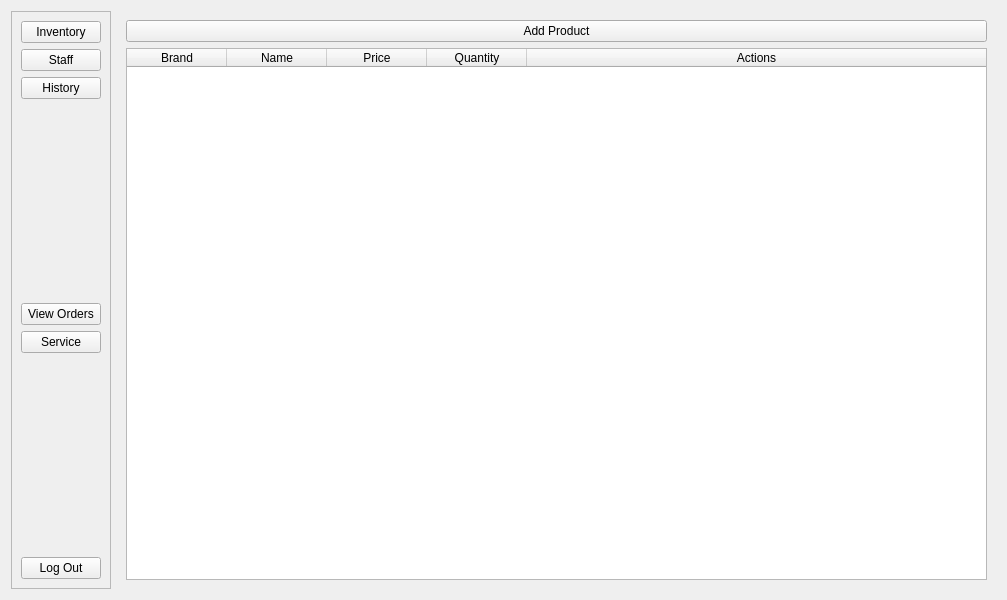
<?xml version="1.0" encoding="UTF-8"?>
<ui version="4.0">
 <class>AdminPage</class>
 <widget class="QWidget" name="AdminPage">
  <property name="geometry">
   <rect>
    <x>0</x>
    <y>0</y>
    <width>1007</width>
    <height>600</height>
   </rect>
  </property>
  <property name="windowTitle">
   <string>Admin Page</string>
  </property>
  <layout class="QHBoxLayout" name="horizontalLayout">
   <item>
    <widget class="QFrame" name="frame">
     <property name="frameShape">
      <enum>QFrame::StyledPanel</enum>
     </property>
     <property name="frameShadow">
      <enum>QFrame::Raised</enum>
     </property>
     <layout class="QVBoxLayout" name="verticalLayout">
      <item>
       <widget class="QPushButton" name="inventory">
        <property name="text">
         <string>Inventory</string>
        </property>
       </widget>
      </item>
      <item>
       <widget class="QPushButton" name="staff">
        <property name="text">
         <string>Staff</string>
        </property>
       </widget>
      </item>
      <item>
       <widget class="QPushButton" name="history">
        <property name="text">
         <string>History</string>
        </property>
       </widget>
      </item>
      <item>
       <spacer name="verticalSpacer_2">
        <property name="orientation">
         <enum>Qt::Vertical</enum>
        </property>
        <property name="sizeHint" stdset="0">
         <size>
          <width>20</width>
          <height>40</height>
         </size>
        </property>
       </spacer>
      </item>
      <item>
       <widget class="QPushButton" name="viewOrder">
        <property name="text">
         <string>View Orders</string>
        </property>
       </widget>
      </item>
      <item>
       <widget class="QPushButton" name="service">
        <property name="text">
         <string>Service</string>
        </property>
       </widget>
      </item>
      <item>
       <spacer name="verticalSpacer">
        <property name="orientation">
         <enum>Qt::Vertical</enum>
        </property>
        <property name="sizeHint" stdset="0">
         <size>
          <width>20</width>
          <height>40</height>
         </size>
        </property>
       </spacer>
      </item>
      <item>
       <widget class="QPushButton" name="logOut">
        <property name="text">
         <string>Log Out</string>
        </property>
       </widget>
      </item>
     </layout>
    </widget>
   </item>
   <item>
    <widget class="QStackedWidget" name="stackedWidget">
     <property name="currentIndex">
      <number>0</number>
     </property>
     <widget class="QWidget" name="page">
      <layout class="QVBoxLayout" name="verticalLayout_2">
       <item>
        <widget class="QPushButton" name="addProduct">
         <property name="text">
          <string>Add Product</string>
         </property>
        </widget>
       </item>
       <item>
        <widget class="QTableWidget" name="inventoryTable">
         <property name="editTriggers">
          <set>QAbstractItemView::NoEditTriggers</set>
         </property>
         <property name="cornerButtonEnabled">
          <bool>false</bool>
         </property>
         <attribute name="horizontalHeaderShowSortIndicator" stdset="0">
          <bool>false</bool>
         </attribute>
         <attribute name="horizontalHeaderStretchLastSection">
          <bool>true</bool>
         </attribute>
         <attribute name="verticalHeaderVisible">
          <bool>false</bool>
         </attribute>
         <column>
          <property name="text">
           <string>Brand</string>
          </property>
         </column>
         <column>
          <property name="text">
           <string>Name</string>
          </property>
         </column>
         <column>
          <property name="text">
           <string>Price</string>
          </property>
         </column>
         <column>
          <property name="text">
           <string>Quantity</string>
          </property>
         </column>
         <column>
          <property name="text">
           <string>Actions</string>
          </property>
         </column>
        </widget>
       </item>
      </layout>
     </widget>
     <widget class="QWidget" name="page_2">
      <layout class="QVBoxLayout" name="verticalLayout_3">
       <item>
        <widget class="QPushButton" name="addStaff">
         <property name="text">
          <string>Add Staff Member</string>
         </property>
        </widget>
       </item>
       <item>
        <widget class="QTableWidget" name="staffTable">
         <property name="editTriggers">
          <set>QAbstractItemView::NoEditTriggers</set>
         </property>
         <attribute name="horizontalHeaderStretchLastSection">
          <bool>true</bool>
         </attribute>
         <attribute name="verticalHeaderVisible">
          <bool>false</bool>
         </attribute>
         <column>
          <property name="text">
           <string>First Name</string>
          </property>
         </column>
         <column>
          <property name="text">
           <string>Last Name</string>
          </property>
         </column>
         <column>
          <property name="text">
           <string>Mobile Number</string>
          </property>
         </column>
         <column>
          <property name="text">
           <string>Address</string>
          </property>
         </column>
         <column>
          <property name="text">
           <string>Date Hired</string>
          </property>
         </column>
         <column>
          <property name="text">
           <string>Actions</string>
          </property>
         </column>
        </widget>
       </item>
      </layout>
     </widget>
     <widget class="QWidget" name="page_3">
      <layout class="QGridLayout" name="gridLayout">
       <item row="0" column="0">
        <widget class="QTabWidget" name="tabWidget">
         <property name="currentIndex">
          <number>0</number>
         </property>
         <widget class="QWidget" name="tab">
          <attribute name="title">
           <string>Purchase History</string>
          </attribute>
          <layout class="QGridLayout" name="gridLayout_2">
           <item row="0" column="0">
            <widget class="QTableWidget" name="purchaseHistoryTable">
             <property name="editTriggers">
              <set>QAbstractItemView::NoEditTriggers</set>
             </property>
             <attribute name="horizontalHeaderDefaultSectionSize">
              <number>200</number>
             </attribute>
             <attribute name="horizontalHeaderStretchLastSection">
              <bool>true</bool>
             </attribute>
             <attribute name="verticalHeaderVisible">
              <bool>false</bool>
             </attribute>
             <column>
              <property name="text">
               <string>Date</string>
              </property>
             </column>
             <column>
              <property name="text">
               <string>Customer</string>
              </property>
             </column>
             <column>
              <property name="text">
               <string>Actions</string>
              </property>
             </column>
            </widget>
           </item>
          </layout>
         </widget>
         <widget class="QWidget" name="tab_2">
          <attribute name="title">
           <string>Service History</string>
          </attribute>
          <layout class="QGridLayout" name="gridLayout_3">
           <item row="0" column="0">
            <widget class="QTableWidget" name="serviceHistory">
             <property name="editTriggers">
              <set>QAbstractItemView::NoEditTriggers</set>
             </property>
             <attribute name="horizontalHeaderStretchLastSection">
              <bool>true</bool>
             </attribute>
             <attribute name="verticalHeaderVisible">
              <bool>false</bool>
             </attribute>
             <column>
              <property name="text">
               <string>Date</string>
              </property>
             </column>
             <column>
              <property name="text">
               <string>Customer</string>
              </property>
             </column>
             <column>
              <property name="text">
               <string>Technician</string>
              </property>
             </column>
             <column>
              <property name="text">
               <string>Device Type</string>
              </property>
             </column>
             <column>
              <property name="text">
               <string>Service Type</string>
              </property>
             </column>
             <column>
              <property name="text">
               <string>Total</string>
              </property>
             </column>
            </widget>
           </item>
          </layout>
         </widget>
        </widget>
       </item>
      </layout>
     </widget>
    </widget>
   </item>
  </layout>
 </widget>
 <resources/>
 <connections/>
</ui>
